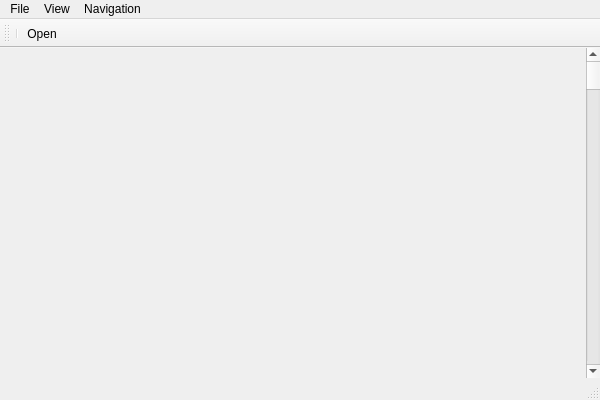
<?xml version="1.0" encoding="UTF-8"?>
<ui version="4.0">
 <class>MainWindowClass</class>
 <widget class="QMainWindow" name="MainWindowClass">
  <property name="geometry">
   <rect>
    <x>0</x>
    <y>0</y>
    <width>600</width>
    <height>400</height>
   </rect>
  </property>
  <property name="windowTitle">
   <string>CoolReader</string>
  </property>
  <widget class="QWidget" name="centralWidget">
   <property name="minimumSize">
    <size>
     <width>300</width>
     <height>300</height>
    </size>
   </property>
   <layout class="QHBoxLayout" name="horizontalLayout">
    <property name="spacing">
     <number>0</number>
    </property>
    <property name="sizeConstraint">
     <enum>QLayout::SetMinimumSize</enum>
    </property>
    <property name="margin">
     <number>0</number>
    </property>
    <item>
     <layout class="QHBoxLayout" name="horizontalLayout_2">
      <property name="spacing">
       <number>0</number>
      </property>
      <item>
       <widget class="CR3View" name="view" native="true"/>
      </item>
      <item>
       <widget class="QScrollBar" name="scroll">
        <property name="orientation">
         <enum>Qt::Vertical</enum>
        </property>
       </widget>
      </item>
     </layout>
    </item>
   </layout>
  </widget>
  <widget class="QMenuBar" name="menuBar">
   <property name="geometry">
    <rect>
     <x>0</x>
     <y>0</y>
     <width>600</width>
     <height>22</height>
    </rect>
   </property>
   <widget class="QMenu" name="menuFile">
    <property name="title">
     <string>File</string>
    </property>
    <addaction name="actionOpen"/>
    <addaction name="actionClose"/>
   </widget>
   <widget class="QMenu" name="menuView">
    <property name="title">
     <string>View</string>
    </property>
    <addaction name="actionToggle_Pages_Scroll"/>
    <addaction name="actionMinimize"/>
    <addaction name="actionToggle_Full_Screen"/>
   </widget>
   <widget class="QMenu" name="menuNavigation">
    <property name="title">
     <string>Navigation</string>
    </property>
    <addaction name="actionNextPage"/>
    <addaction name="actionPrevPage"/>
    <addaction name="actionNextLine"/>
    <addaction name="actionPrevLine"/>
    <addaction name="actionFirstPage"/>
    <addaction name="actionLastPage"/>
    <addaction name="actionNextChapter"/>
    <addaction name="actionPrevChapter"/>
    <addaction name="separator"/>
    <addaction name="actionBack"/>
    <addaction name="actionForward"/>
   </widget>
   <addaction name="menuFile"/>
   <addaction name="menuView"/>
   <addaction name="menuNavigation"/>
  </widget>
  <widget class="QToolBar" name="mainToolBar">
   <attribute name="toolBarArea">
    <enum>TopToolBarArea</enum>
   </attribute>
   <attribute name="toolBarBreak">
    <bool>false</bool>
   </attribute>
   <addaction name="separator"/>
   <addaction name="actionOpen"/>
  </widget>
  <widget class="QStatusBar" name="statusBar"/>
  <action name="actionOpen">
   <property name="text">
    <string>Open...</string>
   </property>
   <property name="toolTip">
    <string>Open file</string>
   </property>
   <property name="shortcut">
    <string>F3</string>
   </property>
  </action>
  <action name="actionToggle_Pages_Scroll">
   <property name="text">
    <string>Toggle Pages/Scroll</string>
   </property>
   <property name="shortcut">
    <string>Ctrl+P</string>
   </property>
  </action>
  <action name="actionClose">
   <property name="text">
    <string>Close</string>
   </property>
   <property name="shortcut">
    <string>F12</string>
   </property>
  </action>
  <action name="actionMinimize">
   <property name="text">
    <string>Minimize</string>
   </property>
   <property name="shortcut">
    <string>Esc</string>
   </property>
  </action>
  <action name="actionNextPage">
   <property name="text">
    <string>Page Down</string>
   </property>
   <property name="toolTip">
    <string>Go to next page</string>
   </property>
   <property name="shortcut">
    <string>PgDown</string>
   </property>
  </action>
  <action name="actionPrevPage">
   <property name="text">
    <string>Page Up</string>
   </property>
   <property name="toolTip">
    <string>Back by page</string>
   </property>
   <property name="shortcut">
    <string>PgUp</string>
   </property>
  </action>
  <action name="actionNextLine">
   <property name="text">
    <string>Line Down</string>
   </property>
   <property name="toolTip">
    <string>Forward by one line</string>
   </property>
   <property name="shortcut">
    <string>Down</string>
   </property>
  </action>
  <action name="actionPrevLine">
   <property name="text">
    <string>Line Up</string>
   </property>
   <property name="toolTip">
    <string>Back by line</string>
   </property>
   <property name="shortcut">
    <string>Up</string>
   </property>
  </action>
  <action name="actionFirstPage">
   <property name="text">
    <string>First Page</string>
   </property>
   <property name="toolTip">
    <string>Go to first page</string>
   </property>
   <property name="shortcut">
    <string>Home</string>
   </property>
  </action>
  <action name="actionLastPage">
   <property name="text">
    <string>Last Page</string>
   </property>
   <property name="toolTip">
    <string>Go to last page</string>
   </property>
   <property name="shortcut">
    <string>End</string>
   </property>
  </action>
  <action name="actionBack">
   <property name="text">
    <string>Back</string>
   </property>
   <property name="toolTip">
    <string>Back in navigation history</string>
   </property>
   <property name="shortcut">
    <string>Backspace</string>
   </property>
  </action>
  <action name="actionForward">
   <property name="text">
    <string>Forward</string>
   </property>
   <property name="toolTip">
    <string>Go to the next position in navigation history</string>
   </property>
   <property name="shortcut">
    <string>Alt+Backspace</string>
   </property>
  </action>
  <action name="actionNextChapter">
   <property name="text">
    <string>Next Chapter</string>
   </property>
   <property name="toolTip">
    <string>Go to next chapter</string>
   </property>
   <property name="shortcut">
    <string>Alt+Down</string>
   </property>
  </action>
  <action name="actionPrevChapter">
   <property name="text">
    <string>Previous Chapter</string>
   </property>
   <property name="toolTip">
    <string>Go to previous chapter</string>
   </property>
   <property name="shortcut">
    <string>Alt+Up</string>
   </property>
  </action>
  <action name="actionToggle_Full_Screen">
   <property name="checkable">
    <bool>true</bool>
   </property>
   <property name="text">
    <string>Toggle Full Screen</string>
   </property>
   <property name="toolTip">
    <string>Toggle Full Screen mode</string>
   </property>
   <property name="shortcut">
    <string>Alt+Return</string>
   </property>
  </action>
 </widget>
 <layoutdefault spacing="6" margin="11"/>
 <customwidgets>
  <customwidget>
   <class>CR3View</class>
   <extends>QWidget</extends>
   <header>cr3widget.h</header>
   <container>1</container>
   <slots>
    <signal>fileOpened()</signal>
    <slot>open()</slot>
   </slots>
  </customwidget>
 </customwidgets>
 <resources/>
 <connections/>
</ui>
